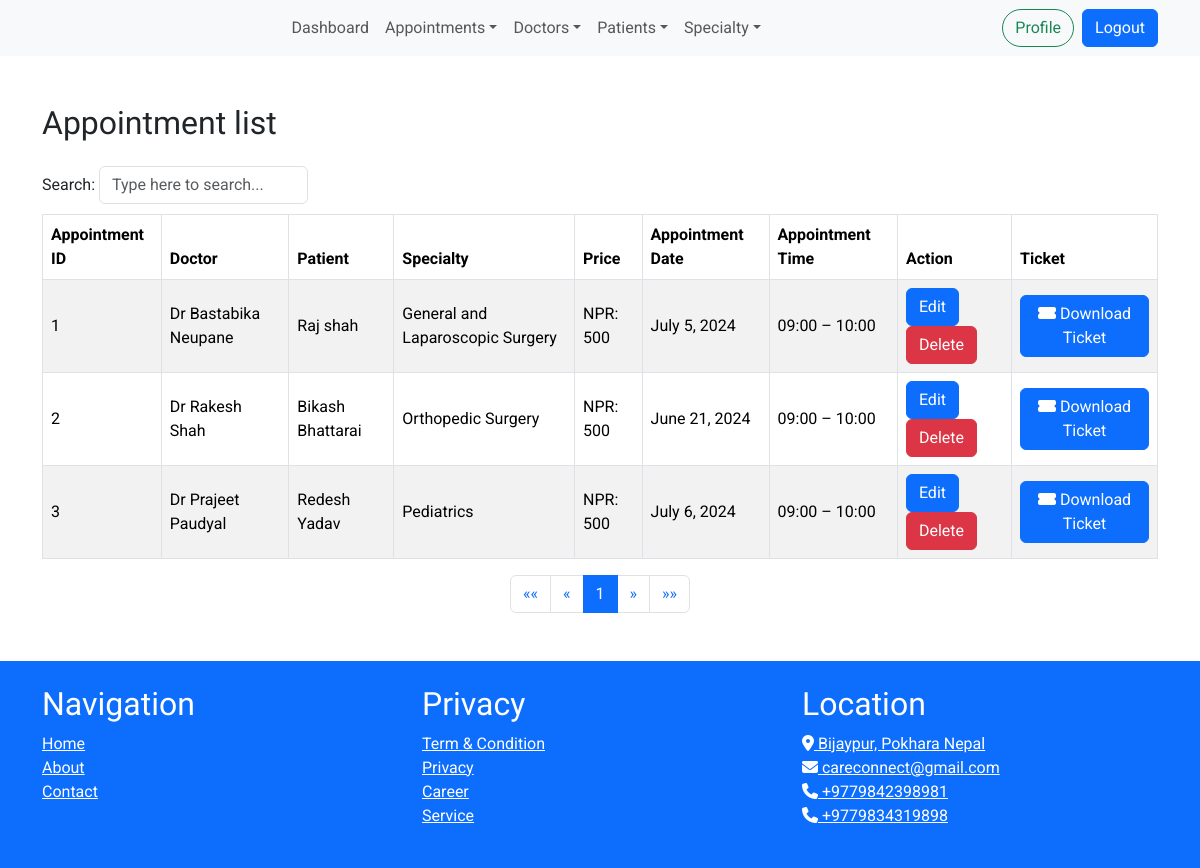
The app's page /appointment/ (signed in), older data.
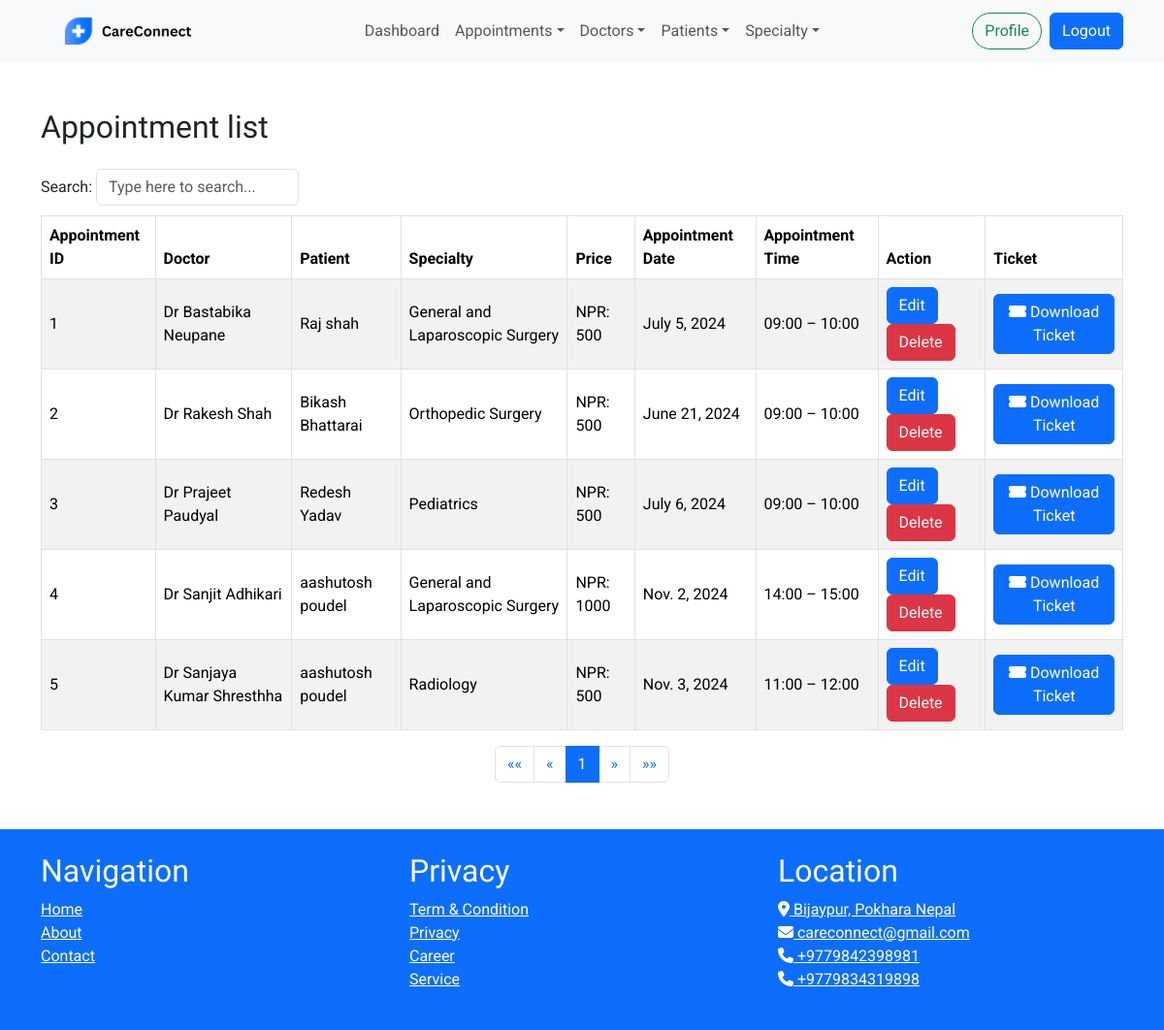
The same page, newer data.
### appointments/models.py (models this page shows, shortened)
class Appointment(models.Model):
    TIME_LIST = (
        (0, '09:00 – 10:00'),
        (1, '10:00 – 11:00'),
        (2, '11:00 – 12:00'),
        (3, '12:00 – 13:00'),
        (4, '13:00 – 14:00'),
        (5, '14:00 – 15:00'),
        (6, '15:00 – 16:00'),
        (7, '16:00 – 17:00'),
        (8, '17:00 – 18:00'),
    )
    PRICE_CATEGORY_CHOICES = [
        (1, "Standard - NPR 500"),
        (2, "Premium - NPR 1000"),
        (3, "VIP - NPR 1500"),
    ]
    id = models.AutoField(primary_key=True)
    doctor = models.ForeignKey(Doctor, on_delete=models.CASCADE)
    patient = models.ForeignKey(Patient, on_delete=models.CASCADE, null=True,related_name='appointments')
    specialty = models.ForeignKey(Speciality, on_delete=models.CASCADE, null=True)
    symptom_description = models.TextField(default='', blank=True)
    appointment_date = models.DateField(null=True)
    appointment_time = models.IntegerField(choices=TIME_LIST, null=True)
    price_category = models.IntegerField(choices=PRICE_CATEGORY_CHOICES, default=1)
    @property
    def time(self):
        if self.appointment_time is not None:
            return self.TIME_LIST[self.appointment_time][1]
        return None
    def get_price_in_npr(self):
        price_mapping = {1: 500, 2: 1000, 3: 1500}
        return price_mapping.get(self.price_category, 500)

### doctors/models.py (models this page shows, shortened)
class Doctor(models.Model):
    name = models.CharField(max_length=50)
    mobile = models.CharField(max_length=15)
    profession = models.ForeignKey(Profession, on_delete=models.CASCADE,null=True)
    image = models.ImageField(upload_to='doctor_images/', null=True, blank=True)

### patients/models.py (models this page shows, shortened)
class Patient(models.Model):
    GENDER_CHOICES = [
        ('male', 'Male'),
        ('female', 'Female'),
        ('other', 'Other'),
    ]
    id = models.AutoField(primary_key=True)
    user = models.OneToOneField(User, on_delete=models.CASCADE, null=True)
    name = models.CharField(max_length=50)
    age = models.IntegerField(null=True)
    gender = models.CharField(max_length=10, choices=GENDER_CHOICES)
    mobile = models.CharField(max_length=15)
    address = models.CharField(max_length=100)

### cms/models.py (models this page shows, shortened)
class Speciality(models.Model):
    name = models.CharField(max_length=100)
    description = models.TextField()
    original_price = models.DecimalField(max_digits=10, decimal_places=2)
    discounted_price = models.DecimalField(max_digits=10, decimal_places=2)
    discount = models.PositiveIntegerField()
    image = models.ImageField(upload_to='specialty_images/', null=True, blank=True)

class StaticFile(models.Model):
    name = models.CharField(max_length=255)
    image = models.ImageField(upload_to='static_files/')

### appointments/views.py (the view)
# urls.py: path('', views.appointment_list, name='appointment_list'),
def appointment_list(request):
    if not request.user.is_staff:
        return redirect('login')
    appointments = Appointment.objects.all().order_by('id')
    context = {'appointments': appointments}
    return render(request, 'appointments/appointment_list.html', context)

### cms/context_processors.py (called while the page is built)
def logo_processor(request):
    logo = StaticFile.objects.filter(name='logo').first()
    return {
        'logo': logo,
    }

### templates/appointments/appointment_list.html (shortened to what this page needs)
{% extends 'cms/base.html' %}
{% block content %}
<div class="container my-5">
    <h2 class="mb-4">Appointment list</h2>
    <table class="table table-hover table-striped table-bordered align-middle tablemanager">
        <thead class="thead-dark">
            <tr>
                <th>Appointment ID</th>
                <th>Doctor</th>
                <th>Patient</th>
                <th>Specialty</th>
                <th>Price</th>
                <th>Appointment Date</th>
                <th>Appointment Time</th>
                <th>Action</th>
                <th>Ticket</th>
            </tr>
        </thead>
        <tbody>
            {% for appointment in appointments %}
            <tr>
                <td>{{ appointment.id }}</td>
                <td>{{ appointment.doctor.name }}</td>
                <td>{{ appointment.patient.name }}</td>
                <td>{{ appointment.specialty.name }}</td>
                <td>NPR: {{ appointment.get_price_in_npr }}</td>
                <td>{{ appointment.appointment_date }}</td>
                <td>{{ appointment.time }}</td>
                <td>
                    <a href="{% url 'appointment:update_appointment' appointment.id %}" class="btn btn-primary">Edit</a>
                    <button class="btn btn-danger" data-toggle="modal"
                        data-target="#deleteModal{{ appointment.id }}">Delete</button>
                </td>
                <td>
                    <a href="{% url 'appointment:ticket' appointment.id %}" class="btn btn-primary" target="_blank">
                        <i class="fas fa-ticket-alt"></i> Download Ticket
                    </a>
                </td>
            </tr>
            {% empty %}
            <tr>
                <td colspan="6" class="text-center">No appointments found.</td>
            </tr>
            {% endfor %}
        </tbody>
    </table>
</div>
{% endblock %}

### templates/cms/base.html (shortened to what this page needs)
<!DOCTYPE html>
<html lang="en">
<head>
    {% load static %}
    <link href="https://cdn.jsdelivr.net/npm/bootstrap@5.3.3/dist/css/bootstrap.min.css" rel="stylesheet"
>
    <link href="{% static 'css/style.css' %}" rel="stylesheet">
</head>
<body class="d-flex flex-column min-vh-100">
    <header class="header_section sticky-top">
        <nav class="navbar navbar-expand-lg navbar-light bg-light">
            <div class="container">
                <a class="navbar-brand" href="/">
                    {% if logo %}
                    <img src="{{ logo.image.url }}" alt="केयरकनेक्ट" style="height: 38px;">
                    {% endif %}
                </a>
                <div class="offcanvas offcanvas-end" tabindex="-1" id="offcanvasNavbar"
                    aria-labelledby="offcanvasNavbarLabel">
                    <div class="offcanvas-body">
                        <ul class="navbar-nav mx-auto mt-2 mt-lg-0">
                            {% if user.is_authenticated %}
                            {% if request.user.is_staff %}
                            <li class="nav-item">
                                <a class="nav-link" href="{% url 'home' %}">Dashboard</a>
                            </li>
                            <li class="nav-item">
                                <div class="dropdown">
                                    <a class="nav-link dropdown-toggle" type="button" id="appointmentDropdown"
                                        data-bs-toggle="dropdown" aria-expanded="false">Appointments</a>
                                </div>
                            </li>
                            <li class="nav-item">
                                <div class="dropdown">
                                    <a class="nav-link dropdown-toggle" type="button" id="doctorDropdown"
                                        data-bs-toggle="dropdown" aria-expanded="false">Doctors</a>
                                </div>
                            </li>
                            <li class="nav-item">
                                <div class="dropdown">
                                    <a class="nav-link dropdown-toggle" type="button" id="patientDropdown"
                                        data-bs-toggle="dropdown" aria-expanded="false">Patients</a>
                                </div>
                            </li>
                            <li class="nav-item">
                                <div class="dropdown">
                                    <a class="nav-link dropdown-toggle" type="button" id="specialtyDropdown"
                                        data-bs-toggle="dropdown" aria-expanded="false">Specialty</a>
                                </div>
                            </li>
                            {% endif %}
                            {% endif %}
                        </ul>
                        <div class="ml-auto d-flex align-items-center">
                            {% if user.is_authenticated %}
                            <a href="{% url 'profile' %}" class="btn btn-outline-success rounded-pill mx-2">Profile</a>
                            {% if user.is_staff %}
                            <form method="POST" action="{% url 'logout_admin' %}" class="mb-0">
                                <button type="submit" class="btn btn-primary my-2 my-sm-0 mr-2">Logout</button>
                            </form>
                            {% else %}
                            <form method="POST" action="{% url 'logout_user' %}" class="mb-0">
                                {% csrf_token %}
                                <button type="submit" class="btn btn-primary my-2 my-sm-0 mr-2">Logout</button>
                            </form>
                            {% endif %}
                            {% else %}
                            <form method="POST" action="{% url 'login' %}" class="mb-0">
                                {% csrf_token %}
                                <button type="submit" class="btn btn-primary my-2 my-sm-0 mx-2">Login</button>
                            </form>
                            <a href="{% url 'register' %}" class="btn btn-outline-primary my-2 my-sm-0">Sign Up</a>
                            {% endif %}
                        </div>
                    </div>
                </div>
            </div>
        </nav>
    </header>
    <main class="main flex-grow-1">
        {% block content %}
        {% endblock %}
    </main>
    <footer class="bg-primary text-white py-4">
        <div class="container">
            <div class="row">
                <div class="col-md-4">
                    <div class="sitemap">
                        <h2>Navigation</h2>
                        <ul class="list-unstyled">
                            <li><a href="{% url 'home'%}" class="text-white">Home</a></li>
                            <li><a href="{% url 'about_us'%}" class="text-white">About</a></li>
                            <li><a href="{% url 'contact_us'%}" onclick="" class="text-white">Contact</a></li>
                        </ul>
                    </div>
                </div>
                <div class="col-md-4">
                    <div class="privacy">
                        <h2>Privacy</h2>
                        <ul class="list-unstyled">
                            <li><a href="#" class="text-white">Term & Condition</a></li>
                            <li><a href="#" class="text-white">Privacy</a></li>
                            <li><a href="#" class="text-white">Career</a></li>
                            <li><a href="#" class="text-white">Service</a></li>
                        </ul>
                    </div>
                </div>
                <div class="col-md-4">
                    <div class="location">
                        <h2>Location</h2>
                        <ul class="list-unstyled" id="list">
                            <li><a href="#" class="text-white"><i class="fas fa-map-marker-alt"></i> Bijaypur, Pokhara
                                    Nepal</a></li>
                            <li><a href="mailto:careconnect@gmail.com" class="text-white"><i
                                        class="fas fa-envelope"></i> careconnect@gmail.com</a>
                            </li>
                            <li><a href="tel:9842398981" class="text-white"><i class="fas fa-phone"></i>
                                    +9779842398981</a></li>
                            <li><a href="tel:9834319898" class="text-white"><i class="fas fa-phone"></i>
                                    +9779834319898</a></li>
                        </ul>
                    </div>
                </div>
            </div>
        </div>
    </footer>
</html>

### static/css/style.css (style rules this page uses)
body { font-family: 'Roboto', sans-serif; }
h1, h2, h3 { font-family: 'Varela Round', sans-serif; }

### templates/cms/base.html (style rules this page uses)
body { font-family: 'Roboto', sans-serif; display: flex; flex-direction: column; min-height: 100vh; }
.main { flex: 1; }
h1, h2, h3 { font-family: 'Varela Round', sans-serif; }

Row changes from the older to the newer data that the page shows:
added StaticFile: image (picture)
added Appointment: id "4", doctor.name "Dr Sanjit Adhikari", patient.name "aashutosh poudel", specialty.name "General and Laparoscopic Surgery", get_price_in_npr "1000", appointment_date "Nov. 2, 2024", time "14:00 – 15:00"
added Appointment: id "5", doctor.name "Dr Sanjaya Kumar Shresthha", patient.name "aashutosh poudel", specialty.name "Radiology", get_price_in_npr "500", appointment_date "Nov. 3, 2024", time "11:00 – 12:00"
